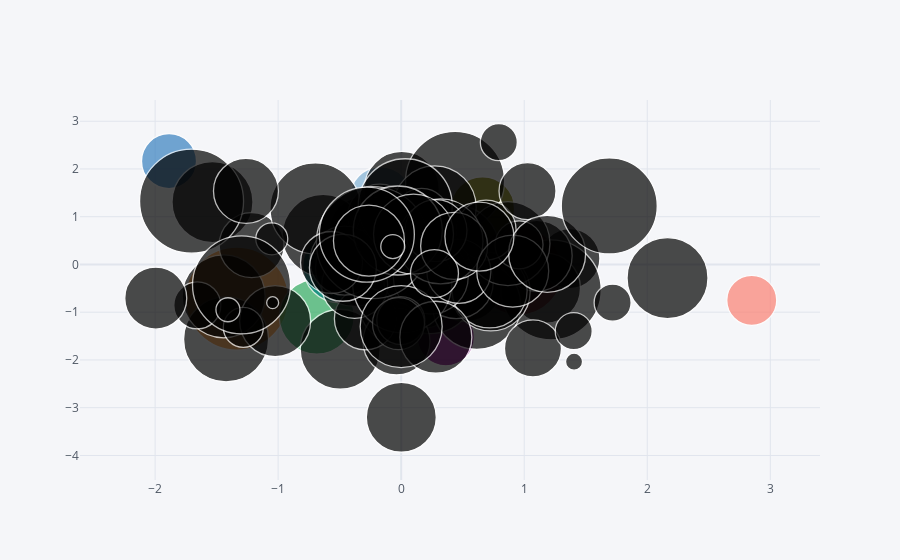

The notebook cell saved with this chart:
### Code cell
df.iplot(kind = 'bubble',x='A',y='B',size='C')
